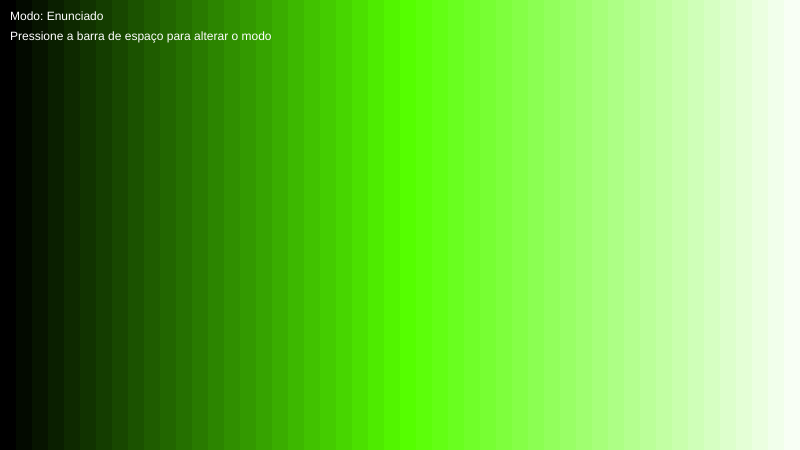
Frame 1 (no input)
Frame 60 (no input): identical to frame 1, image omitted
Frame 120 (the mouse pressed at the canvas centre since frame 60): identical to frame 1, image omitted

The p5.js sketch that drew this single still picture (run headless with seeded random() and noise() and a simulated clock; from frame 60 on, the mouse is pressed at the canvas centre):

// p5.js sketch
// ── sketch.js
var largura = 800;
var altura = (largura * 9) / 16;
var i = 0;
var mode = 0;

function setup() {
  createCanvas(largura, altura);
}

function draw() {
  noStroke();
  frameRate(60);
  switch (mode) {
    case 0:
      gradiente(100, 50);
      fill(255);
      text("Modo: Enunciado", 10, 20);
      break;
    case 1:
      gradienteVert(200, 50);
      fill(255);
      text("Modo: Exercício 1", 10, 20);
      break;
    case 2:
      gradiente(random(360), random(50));
      fill(255);
      text("Modo: Exercício 2", 10, 20);
      frameRate(1);
      break;
    case 3:
      var cor = [0, 50, 150, 250];
      gradiente(cor[i], 50);
      i++;
      if (i > 3) i = 0;
      fill(255);
      text("Modo: Exercício 3", 10, 20);
      frameRate(1);
      break;
    case 4:
      if (keyPressed) {
        gradiente(keyCode, 20);
        console.log(keyCode);
      }
      fill(255);
      text("Modo: Desafio", 10, 20);
      text("Pressione qualquer outra tecla para enviar o código ASCII", 10, 60);
      text("Código recebido: " + keyCode, 10, 80);
      break;
  }
  text("Pressione a barra de espaço para alterar o modo", 10, 40);
}

function gradiente(cor, divisoes) {
  colorMode(HSL, 360, 100, 50);
  var largRect = largura / divisoes;
  var x1 = 0;
  var y1 = 0;
  var x2 = largRect;
  var y2 = altura;
  var aumentoLum = 50 / divisoes;
  var lumInicial = 0;
  for (let i = 0; i < divisoes; i++) {
    fill(cor, 100, lumInicial);
    rect(x1, y1, x2, y2);
    x1 = x2;
    x2 += largRect;
    lumInicial += aumentoLum;
  }
}

function gradienteVert(cor, divisoes) {
  colorMode(HSL, 360, 100, 50);
  var altRect = altura / divisoes;
  var x1 = 0;
  var y1 = 0;
  var x2 = largura;
  var y2 = altRect;
  var aumentoLum = 50 / divisoes;
  var lumInicial = 0;
  for (let i = 0; i < divisoes; i++) {
    fill(cor, 100, lumInicial);
    rect(x1, y1, x2, y2);
    y1 = y2;
    y2 += altRect;
    lumInicial += aumentoLum;
  }
}

function keyPressed() {
  if (keyCode == 32) {
    if (mode < 4) mode++;
    else mode = 0;
  }
}
